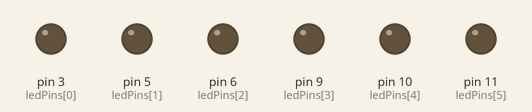
Simulated run of this sketch. Board: Arduino Uno, built with avr-gcc and run on an emulated ATmega328P. On the bench: output pins drawn as LEDs (lit = HIGH).

Above: at 0.15 s.
Timing chart, 0 to 1.6 s (numbered marks = the images above):
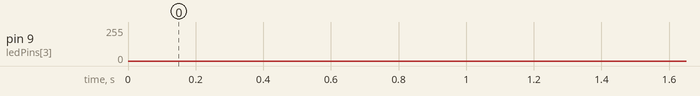

The sketch:

led_fadein_fadeout.ino
```cpp
/*
Author: Shubh jashan Singh
Date: 28-06-2026
Description:
Arduino Uno LED FADE IN, FADE OUT project using PWM pins of arduino
*/
int ledPins[] = {3, 5, 6, 9, 10, 11};

void setup() {
  for (int i = 0; i<6; i++) {
    pinMode(ledPins[i], OUTPUT);
  }
}

void loop() {
  for (int i = 0; i < 6; i++) {

    // FADE IN
    for (int bright = 0; bright <= 255; bright++) {
      analogWrite(ledPins[i], bright);
      delay(3);
    }

    // FADE OUT
    for (int bright = 255; bright >= 0; bright--) {
      analogWrite(ledPins[i], bright);
      delay(3);
    }

  }
}
```
